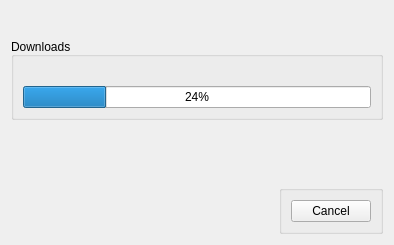
<?xml version="1.0" encoding="UTF-8"?>
<ui version="4.0">
 <class>sIBL_GUI_Download_Manager_Form</class>
 <widget class="QWidget" name="sIBL_GUI_Download_Manager_Form">
  <property name="geometry">
   <rect>
    <x>0</x>
    <y>0</y>
    <width>394</width>
    <height>245</height>
   </rect>
  </property>
  <property name="windowTitle">
   <string>sIBL_GUI Downloads Manager</string>
  </property>
  <layout class="QGridLayout" name="sIBL_GUI_Download_Manager_Form_gridLayout">
   <item row="0" column="0">
    <layout class="QHBoxLayout" name="Logo_horizontalLayout">
     <item>
      <spacer name="Logo_Left_horizontalSpacer">
       <property name="orientation">
        <enum>Qt::Horizontal</enum>
       </property>
       <property name="sizeHint" stdset="0">
        <size>
         <width>40</width>
         <height>20</height>
        </size>
       </property>
      </spacer>
     </item>
     <item>
      <widget class="QLabel" name="Logo_label">
       <property name="text">
        <string/>
       </property>
       <property name="pixmap">
        <pixmap>:/sIBL_GUI FTP/Resources/sIBL_GUI_Small_Logo.png</pixmap>
       </property>
      </widget>
     </item>
     <item>
      <spacer name="Logo_Right_horizontalSpacer">
       <property name="orientation">
        <enum>Qt::Horizontal</enum>
       </property>
       <property name="sizeHint" stdset="0">
        <size>
         <width>40</width>
         <height>20</height>
        </size>
       </property>
      </spacer>
     </item>
    </layout>
   </item>
   <item row="1" column="0">
    <widget class="QGroupBox" name="Downloads_groupBox">
     <property name="title">
      <string>Downloads</string>
     </property>
     <property name="alignment">
      <set>Qt::AlignBottom|Qt::AlignLeading|Qt::AlignLeft</set>
     </property>
     <layout class="QGridLayout" name="Online_Repository_groupBox_gridLayout">
      <item row="0" column="0">
       <widget class="QLabel" name="Current_File_label"/>
      </item>
      <item row="1" column="0">
       <widget class="QProgressBar" name="Download_progressBar">
        <property name="value">
         <number>24</number>
        </property>
       </widget>
      </item>
     </layout>
    </widget>
   </item>
   <item row="3" column="0">
    <layout class="QHBoxLayout" name="Buttons_horizontalLayout">
     <item>
      <spacer name="Buttons_horizontalSpacer">
       <property name="orientation">
        <enum>Qt::Horizontal</enum>
       </property>
       <property name="sizeHint" stdset="0">
        <size>
         <width>40</width>
         <height>20</height>
        </size>
       </property>
      </spacer>
     </item>
     <item>
      <widget class="QGroupBox" name="Buttons_groupBox">
       <layout class="QGridLayout" name="Buttons_gridLayout">
        <item row="0" column="0">
         <widget class="QPushButton" name="Cancel_pushButton">
          <property name="text">
           <string>Cancel</string>
          </property>
         </widget>
        </item>
       </layout>
      </widget>
     </item>
    </layout>
   </item>
   <item row="2" column="0">
    <spacer name="verticalSpacer">
     <property name="orientation">
      <enum>Qt::Vertical</enum>
     </property>
     <property name="sizeHint" stdset="0">
      <size>
       <width>20</width>
       <height>40</height>
      </size>
     </property>
    </spacer>
   </item>
  </layout>
 </widget>
 <resources>
  <include location="../sIBL_GUI_FTP.qrc"/>
  <include location="../sIBL_GUI_FTP.qrc"/>
  <include location="../sIBL_GUI_FTP.qrc"/>
  <include location="../sIBL_GUI_FTP.qrc"/>
  <include location="../sIBL_GUI_FTP.qrc"/>
 </resources>
 <connections/>
</ui>
